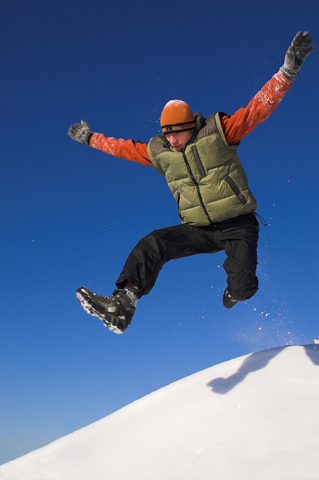
%> input picture Task3/jump.jpg, 319 x 480 px
$ octave --eval "result = ExtractMan(imread('jump.jpg'));"   (GNU Octave 9; MATLAB toolbox functions it lacks are replaced by stand-ins)
%> lines starting %> are read from the running program, lines starting %| are printed output that depends on the picture; in (x1, y1, x2, y2) boxes, pixels count from 0 and x2, y2 are one past the last pixel; in counts of white or black regions, pixels touching at a corner belong together; the program's own positions count from 1
function [man] = ExtractMan(Image1)
%UNTITLED2 Summary of this function goes here
%   Detailed explanation goes here
[r,c,z]=size(Image1);
%> r = 480; c = 319; z = 3
man=zeros(r,c,z);
figure,imshow(Image1);
for i=1:r
    for j = 1:c
        if (Image1(i,j,1)>(Image1(i,j,3)) || Image1(i,j,2)>(Image1(i,j,3))||( Image1(i,j,2) + Image1(i,j,1))> (Image1(i,j,3)) )&& Image1(i,j,3)<140
            man(i,j,:)=Image1(i,j,:);
        end
        if Image1(i,j,1)>140 && Image1(i,j,2)>140 && Image1(i,j,3)>140
             man(i,j,:)=Image1(i,j,:);
        end


    end
end
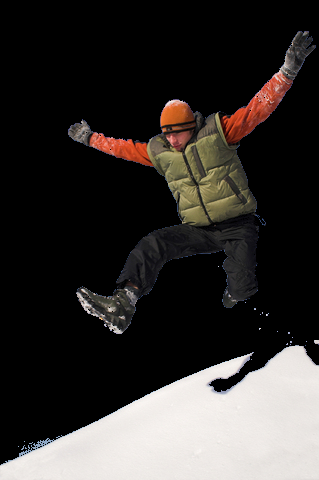
%> man: size 480x319x3 double; mean R, G, B 53.3, 49.8, 47.6

figure, imshow(uint8(man));
bwMan=im2bw(uint8(man),0.01);
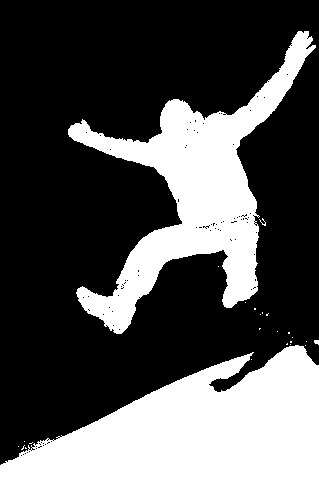
%> bwMan: size 480x319 logical; 31.5% white; 25 white regions (22 under 20 px), largest, box (x1, y1, x2, y2) and area: (0, 345, 319, 480) 26485, (68, 31, 316, 334) 21589, (314, 340, 319, 345) 20
bwMan = medfilt2( bwMan,[4,4]);
%> bwMan: size 480x319 logical; 31.2% white; 4 white regions (2 under 20 px), largest, box (x1, y1, x2, y2) and area: (0, 345, 318, 479) 26213, (68, 31, 315, 333) 21510
figure, imshow(bwMan), title('BW');
e= edge(uint8(bwMan),'canny');
%> e: size 480x319 logical; 1.5% white in thin lines or dots
figure, imshow(e), title('edge');
e2= imdilate(e,ones(5,5));
%> e2: size 480x319 logical; 8.1% white; 3 white regions, box (x1, y1, x2, y2) and area: (66, 29, 317, 335) 7731, (0, 343, 319, 480) 4670, (312, 337, 319, 346) 63
figure, imshow(e2), title('edge2');
e2 =~e2;
[L, num]=bwlabel(e2);
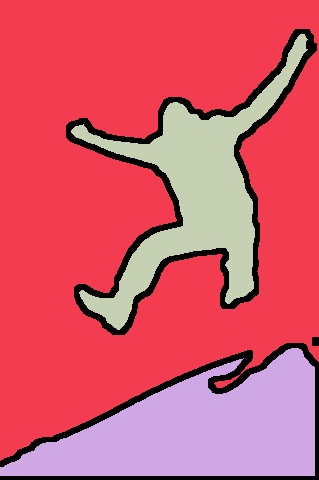
%> L: size 480x319 double; 4 distinct labels, from 0 to 3; one colour per label, 0 black
%> num = 3
rgb= label2rgb(L);
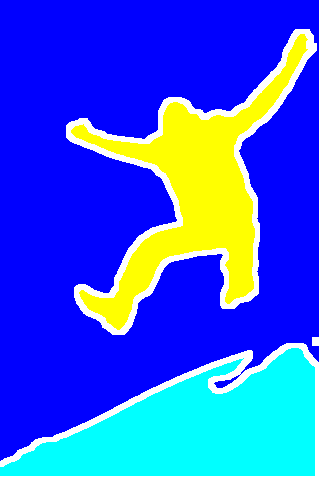
%> rgb: size 480x319x3 uint8; mean R, G, B 50.1, 89.2, 225.6
figure, imshow(rgb), title('rgbL');
ratio= r*c*0.0001;
%> ratio = 15.31


for i=1:num
    x = uint8(L==i);
    f = sum(sum(x==1));
    if(f < ratio)
        continue;
    end
    man = zeros(size(Image1));
    man(:,:,1) = uint8(x).*Image1(:,:,1);
    man(:,:,2) = uint8(x).*Image1(:,:,2);
    man(:,:,3) = uint8(x).*Image1(:,:,3);

    figure,imshow(uint8(man));
end
%> this loop made 3 passes
%> f on passes 1 to 3: 99569, 23455, 17632
%> pass 1, in ExtractMan, `x = uint8(L==i);`:
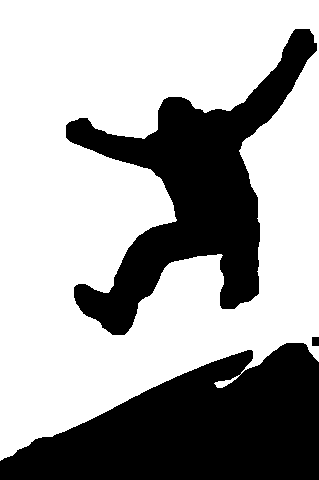
%> x: size 480x319 uint8; values 0 (black) and 1 (white), 65% white; 3 black regions, box (x1, y1, x2, y2) and area: (0, 343, 319, 480) 28125, (66, 29, 317, 335) 25363, (312, 337, 319, 346) 63
%> pass 1, in ExtractMan, `imshow(uint8(man))`:
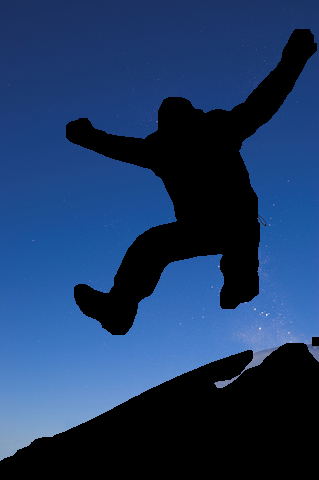
%> displayed picture: size 480x319x3, on the screen's scale of 0 to 255; mean R, G, B 28.9, 56.4, 98.1
%> after the loop:
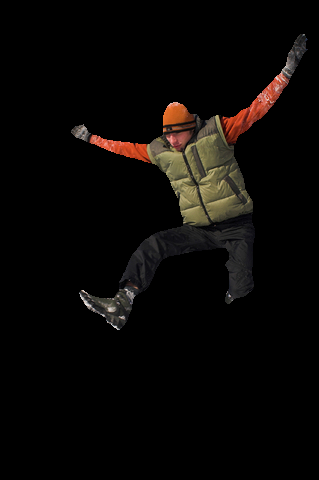
%> man: size 480x319x3 double; mean R, G, B 10.1, 7.8, 6.1


end
